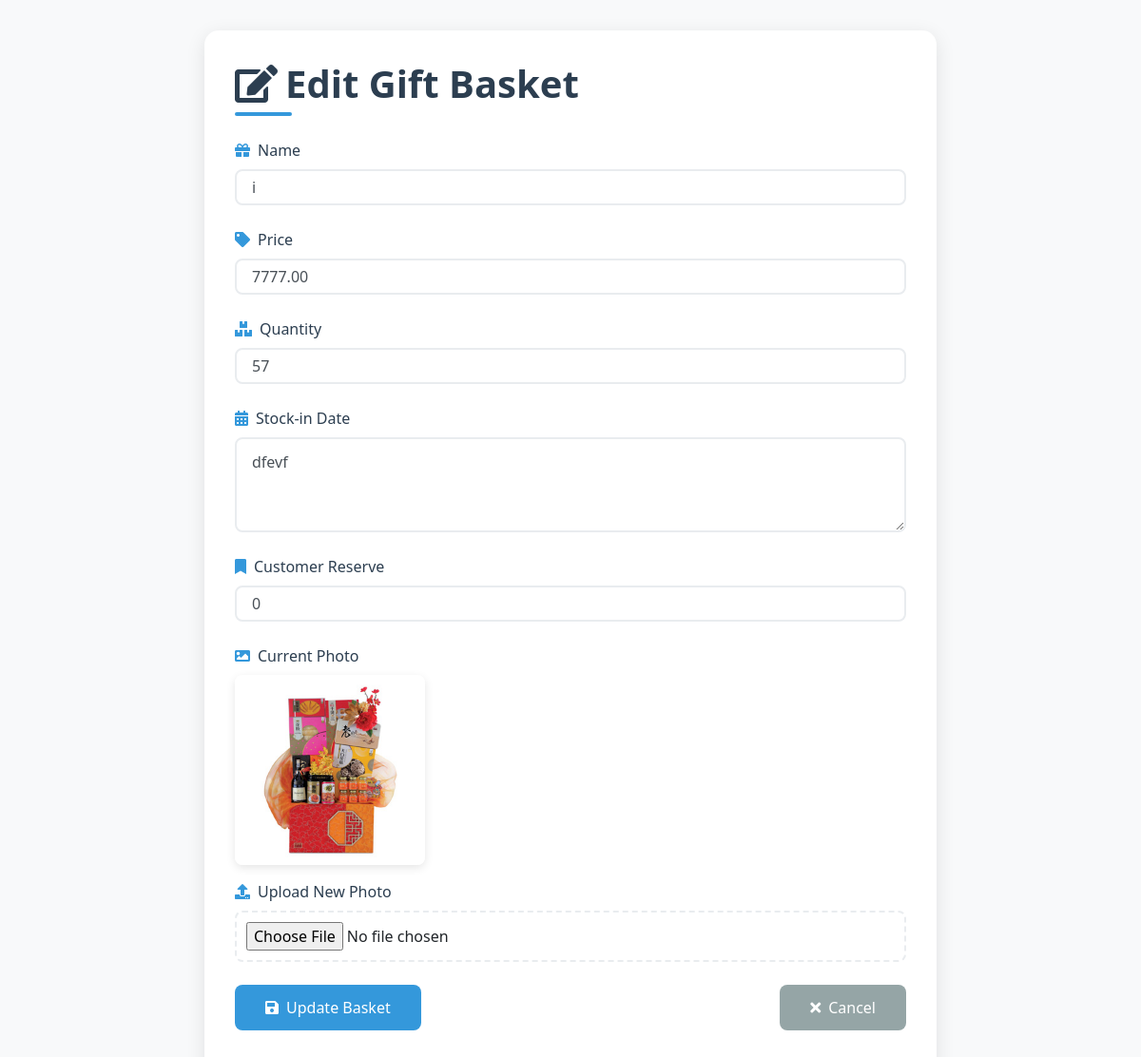
The app's page /edit_basket.php?id=14 with its own data.
### tables this page shows
CREATE TABLE `gift_baskets` (
  `id` int(11) NOT NULL,
  `name` varchar(100) NOT NULL,
  `price` decimal(10,2) NOT NULL,
  `quantity` int(11) NOT NULL,
  `image_path` varchar(255) DEFAULT NULL,
  `created_at` timestamp NOT NULL DEFAULT current_timestamp(),
  `stock_in` text NOT NULL,
  `reserve` int(11) DEFAULT 0
);

### edit_basket.php (the view, shortened to what this page needs)
<?php
include_once 'database.php';
$basket_id = $_GET['id'];
try {
    $sql = "SELECT * FROM gift_baskets WHERE id = :id";
    $stmt = $conn->prepare($sql);
    $stmt->bindParam(':id', $basket_id);
    $stmt->execute();
    $basket = $stmt->fetch(PDO::FETCH_ASSOC);
} catch (Exception $e) {
    echo "<script>alert('Unable to retrieve basket information.');</script>";
}
?>
<!DOCTYPE html>
<html lang="en">
<head>
    <link href="https://stackpath.bootstrapcdn.com/bootstrap/4.5.2/css/bootstrap.min.css" rel="stylesheet">
    <link href="https://cdnjs.cloudflare.com/ajax/libs/font-awesome/5.15.4/css/all.min.css" rel="stylesheet">
</head>
<body>
    <div class="container">
        <div class="edit-card">
            <h1><i class="fas fa-edit mr-2"></i>Edit Gift Basket</h1>
            <form method="POST" enctype="multipart/form-data" id="editBasketForm">
                <div class="form-group">
                    <label><i class="fas fa-gift"></i>Name</label>
                    <input type="text" class="form-control" id="name" name="name"
                           value="<?php echo htmlspecialchars($basket['name']); ?>" required>
                </div>
                <div class="form-group">
                    <label><i class="fas fa-tag"></i>Price</label>
                    <input type="number" class="form-control" id="price" name="price"
                           value="<?php echo htmlspecialchars($basket['price']); ?>" required>
                </div>
                <div class="form-group">
                    <label><i class="fas fa-boxes"></i>Quantity</label>
                    <input type="number" class="form-control" id="quantity" name="quantity"
                           value="<?php echo htmlspecialchars($basket['quantity']); ?>" required>
                </div>
                <div class="form-group">
                    <label><i class="fas fa-calendar-alt"></i>Stock-in Date</label>
                    <textarea class="form-control" name="stock_in" rows="3" required><?php echo htmlspecialchars($basket['stock_in']); ?></textarea>
                </div>
                <div class="form-group">
                    <label><i class="fas fa-bookmark"></i>Customer Reserve</label>
                    <input type="number" class="form-control" id="reserve" name="reserve"
                           value="<?php echo htmlspecialchars($basket['reserve']); ?>" required>
                </div>
                <div class="form-group">
                    <label><i class="fas fa-image"></i>Current Photo</label>
                    <div class="current-image">
                        <?php if ($basket['image_path']): ?>
                            <img src="<?php echo htmlspecialchars($basket['image_path']); ?>"
                                 alt="Current Basket Photo" class="img-fluid">
                        <?php else: ?>
                            <p class="text-muted">No image available.</p>
                        <?php endif; ?>
                    </div>
                    <label><i class="fas fa-upload"></i>Upload New Photo</label>
                    <input type="file" class="form-control-file" id="image" name="image">
                </div>
                <div class="form-group d-flex justify-content-between flex-wrap">
                    <button type="submit" class="btn btn-primary">
                        <i class="fas fa-save"></i>Update Basket
                    </button>
                    <a href="index.php" class="btn btn-secondary">
                        <i class="fas fa-times"></i>Cancel
                    </a>
                </div>
            </form>
        </div>
    </div>
</body>
</html>

### edit_basket.php (style rules this page uses)
:root { --primary: #2c3e50; --accent: #3498db; --success: #2ecc71; --danger: #e74c3c; --background: #f8f9fa; }
body { background-color: var(--background); font-family: 'Segoe UI', Tahoma, Geneva, Verdana, sans-serif; }
.container { max-width: 800px; margin-top: 2rem; }
.edit-card { background: white; border-radius: 15px; box-shadow: 0 5px 20px rgba(0,0,0,0.1); padding: 2rem; margin-bottom: 2rem; border: none; }
h1 { color: var(--primary); font-weight: 600; margin-bottom: 1.5rem; position: relative; padding-bottom: 10px; }
h1:after { content: ''; position: absolute; bottom: 0; left: 0; width: 60px; height: 4px; background: var(--accent); border-radius: 2px; }
.form-group { margin-bottom: 1.5rem; position: relative; }
.form-group label { font-weight: 500; color: var(--primary); margin-bottom: 0.5rem; display: flex; align-items: center; }
.form-group label i { margin-right: 8px; color: var(--accent); }
.form-control { border-radius: 8px; border: 2px solid #e9ecef; padding: 0.75rem 1rem; transition: all 0.3s ease; }
.current-image { position: relative; display: inline-block; margin-bottom: 1rem; }
.current-image img { max-width: 200px; border-radius: 8px; box-shadow: 0 3px 10px rgba(0,0,0,0.1); transition: all 0.3s ease; }
.form-control-file { padding: 10px; border: 2px dashed #e9ecef; border-radius: 8px; cursor: pointer; transition: all 0.3s ease; }
.btn { padding: 0.75rem 2rem; border-radius: 8px; font-weight: 500; transition: all 0.3s ease; display: inline-flex; align-items: center; justify-content: center; }
.btn i { margin-right: 8px; }
.btn-primary { background: var(--accent); border: none; }
.btn-secondary { background: #95a5a6; border: none; }

### records on screen
gift_baskets: name "i", price "7777.00", quantity "57", stock_in "dfevf", reserve "0", image_path (picture)
